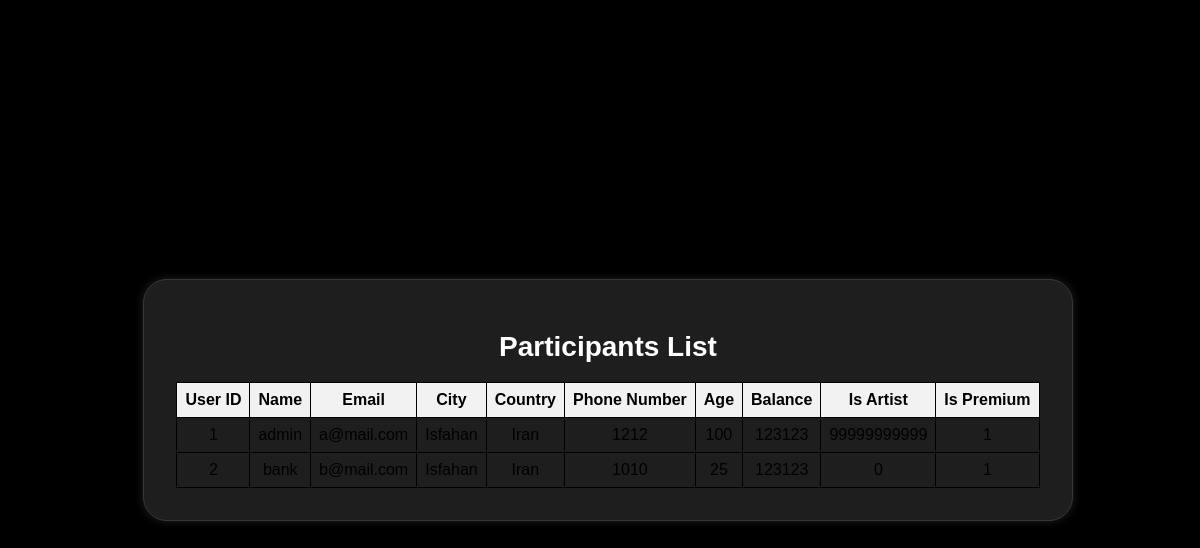
The page /participant on the database as committed earlier.
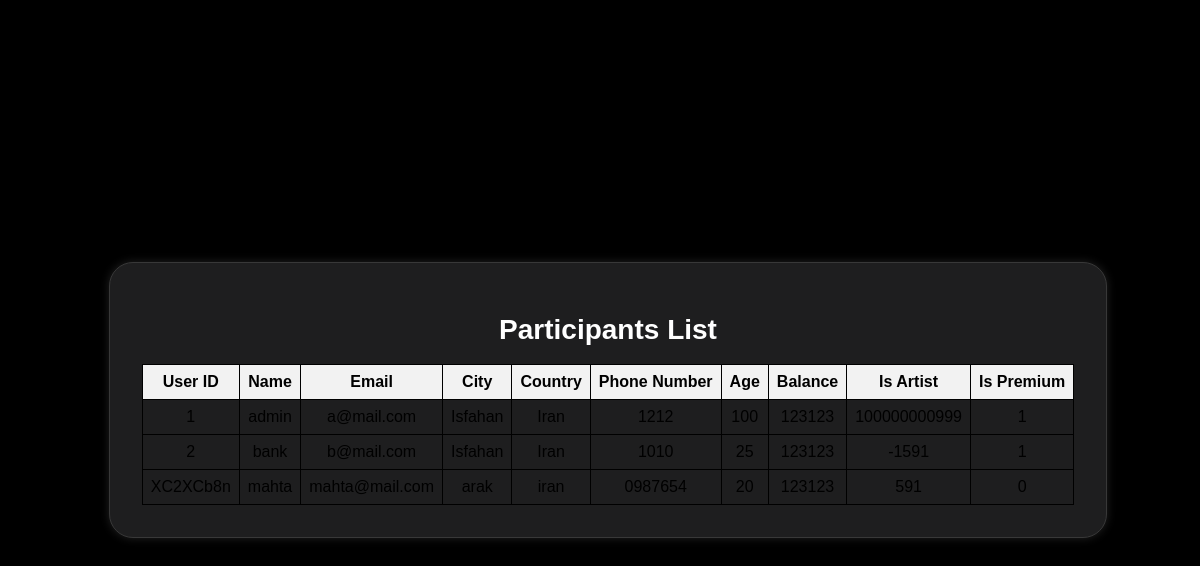
The same page on the database as committed later.
### tables this page shows
CREATE TABLE USERS (
            user_id TEXT PRIMARY KEY,
            name TEXT,
            email TEXT,
            city TEXT,
            country TEXT,
            phone TEXT,
            age INTEGER CHECK(age >= 9 AND age <= 120),
            password TEXT,
            balance INTEGER DEFAULT 0,
            is_artist BOOLEAN DEFAULT 0,
            is_premium BOOLEAN DEFAULT 0
        );

### app.py (the view)
@app.route("/participant")
def participants():
    with sqlite3.connect("database.db") as connect:
        cursor = connect.cursor()
        cursor.execute("SELECT * FROM USERS")
        data = cursor.fetchall()
    return render_template("participants.html", data=data)

### templates/participants.html (shortened to what this page needs)
<!DOCTYPE html>
<html>
  <head>
    <link
      rel="stylesheet"
      type="text/css"
      href="{{ url_for('static', filename='css/style.css') }}"
    />
  </head>
  <body>
    <div class="div-header">
      <h1>Participants List</h1>
      <table style="width: 100%">
        <tr>
          <th>User ID</th>
          <th>Name</th>
          <th>Email</th>
          <th>City</th>
          <th>Country</th>
          <th>Phone Number</th>
          <th>Age</th>
          <th>Balance</th>
          <th>Is Artist</th>
          <th>Is Premium</th>
        </tr>
        {% for participant in data %}
        <tr>
          <td>{{ participant[0] }}</td>
          <td>{{ participant[1] }}</td>
          <td>{{ participant[2] }}</td>
          <td>{{ participant[3] }}</td>
          <td>{{ participant[4] }}</td>
          <td>{{ participant[5] }}</td>
          <td>{{ participant[6] }}</td>
          <td>{{ participant[7] }}</td>
          <td>{{ participant[8] }}</td>
          <td>{{ participant[9] }}</td>
        </tr>
        {% endfor %}
      </table>
    </div>
  </body>
</html>

### static/css/style.css (style rules this page uses)
:root { --border-in: #f80; --border-out: hsl(0, 0%, 22%); --border-header: #383838; --background-main-card: #1e1e1f; --background-body: #000; --background-sub-div-card: #202022; --background-sub-div-card-2: rgba(44, 43, 43, 0.923); --background-header-title: hsl(240, 1%, 17%); --background-header-title-1: hsl(240, 1%, 20%); --box-shadow-1: 0 0 15px #111; --box-shadow-2: 0 0 10px #222; --box-shadow-3: 0 0 10px rgba(0, 0, 0, 0.722); font-family: "Poppins", sans-serif; --font-color-1: #fff; --font-color-2: #e2e2e2; --font-color-3: #d6d6d6bf; --font-size-0: 28px; --font-size-1: 26px; --font-size-2: 18px; --font-size-3: 16px; --font-size-4: 12px; }
body { background-color: var(--background-body); box-sizing: border-box; align-items: flex-start; margin: 0; display: flex; flex-direction: column; align-items: center; justify-content: center; min-height: 100vh; font-family: Arial, sans-serif; }
.div-header { position: sticky; bottom: 2rem; top: 2rem; display: inline-block; text-align: center; min-width: 16rem; background-color: var(--background-main-card); border: 1px solid var(--border-out); border-radius: 1.5rem; box-shadow: var(--box-shadow-2); padding: 2rem; margin: 2rem 1rem 2rem 2rem; }
.div-header h1 { font-size: var(--font-size-0); color: var(--font-color-1); }

### templates/participants.html (style rules this page uses)
table, th, td { border: 1px solid black; border-collapse: collapse; padding: 8px; }
th { background-color: #f2f2f2; }

Rows that differ between the two databases and show on the page:
changed USERS "admin": balance "99999999999" → "100000000999"
changed USERS "bank": balance "0" → "-1591"
added USERS: user_id "XC2XCb8n", name "mahta", email "mahta@mail.com", city "arak", country "iran", phone "0987654", age "20", password "123123", balance "591", is_artist "0"
